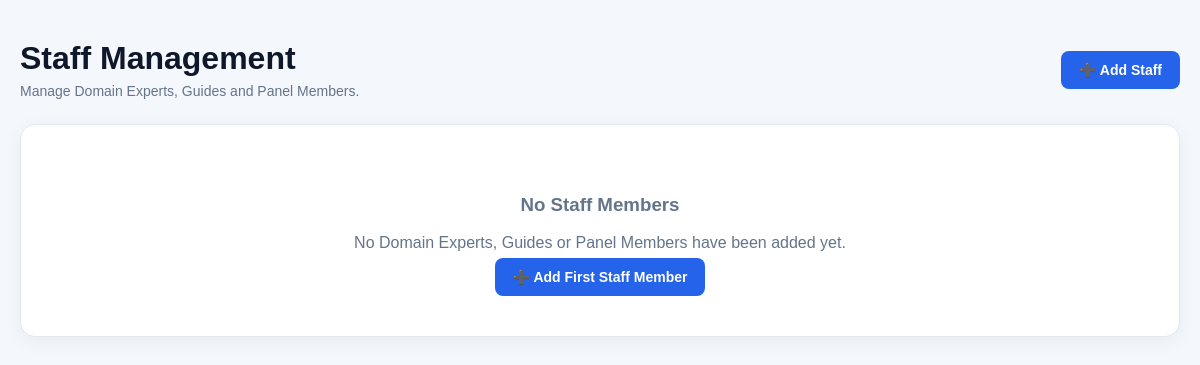
Before: /coordinator/staff/ (signed in) with the older database file.
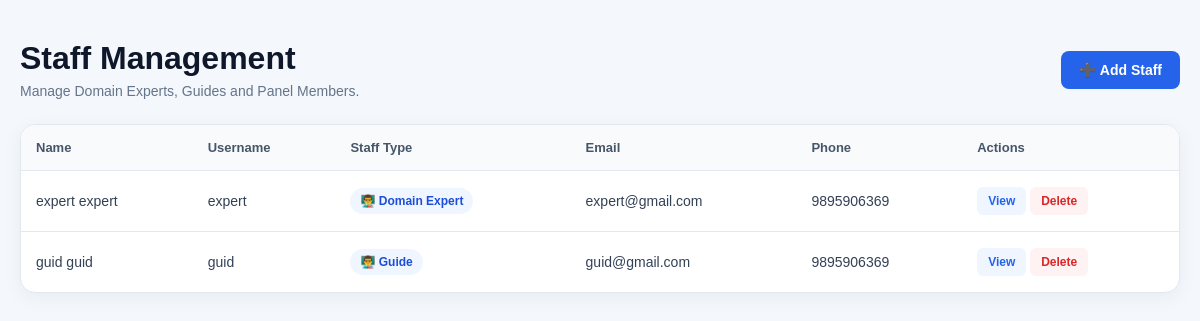
After: the same page with the newer database file.
### accounts/models.py (models this page shows, shortened)
class User(AbstractUser):
    ROLE_CHOICES = [
        ("STUDENT", "Student"),
        ("COORDINATOR", "Coordinator"),
        ("EXPERT", "Domain Expert"),
        ("GUIDE", "Guide"),
        ("PANEL", "Panel Member"),
    ]
    role = models.CharField(
        max_length=20,
        choices=ROLE_CHOICES,
        default="STUDENT"
    )
    phone = models.CharField(
        max_length=15,
        blank=True,
        null=True
    )
    roll_number = models.CharField(
        max_length=50,
        blank=True,
        null=True
    )
    department = models.CharField(
        max_length=100,
        blank=True,
        null=True
    )
    semester = models.CharField(
        max_length=20,
        blank=True,
        null=True
    )
    batch = models.CharField(
        max_length=20,
        blank=True,
        null=True
    )

### coordinator/views.py (the view, shortened to what this page needs)
    @login_required
    def wrapper(request, *args, **kwargs):
        if request.user.is_superuser:
            return view_func(request, *args, **kwargs)

### coordinator/views.py (called while the page is built, shortened)
def coordinator_required(view_func):
    @login_required
    def wrapper(request, *args, **kwargs):
        if request.user.is_superuser:
            return view_func(request, *args, **kwargs)
    return wrapper

@coordinator_required
def staff(request):
    staff_list = User.objects.filter(
        role__in=[
            "EXPERT",
            "GUIDE",
            "PANEL"
        ]
    ).order_by(
        "role",
        "first_name",
        "last_name",
        "username"
    )
    return render(
        request,
        "coordinator/staff.html",
        {
            "staff": staff_list
        }
    )

### templates/coordinator/staff.html (shortened to what this page needs)
{% extends "base.html" %}
{% block content %}
<div class="staff-list-container">
    <div class="page-header">
        <div>
            <h1>
                Staff Management
            </h1>
            <p>
                Manage Domain Experts, Guides and Panel Members.
            </p>
        </div>
        <a
            href="{% url 'coordinator:add_staff' %}"
            class="add-button"
        >
            ➕ Add Staff
        </a>
    </div>
    <div class="table-card">
        {% if staff %}
        <table class="staff-table">
            <thead>
                <tr>
                    <th>
                        Name
                    </th>
                    <th>
                        Username
                    </th>
                    <th>
                        Staff Type
                    </th>
                    <th>
                        Email
                    </th>
                    <th>
                        Phone
                    </th>
                    <th>
                        Actions
                    </th>
                </tr>
            </thead>
            <tbody>
                {% for member in staff %}
                <tr>
                    <td>
                        {{ member.get_full_name|default:member.username }}
                    </td>
                    <td>
                        {{ member.username }}
                    </td>
                    <td>
                        {% if member.role == "EXPERT" %}
                            <span class="role-badge">
                                👨‍🏫 Domain Expert
                            </span>
                        {% elif member.role == "GUIDE" %}
                            <span class="role-badge">
                                👨‍🏫 Guide
                            </span>
                        {% elif member.role == "PANEL" %}
                            <span class="role-badge">
                                👥 Panel Member
                            </span>
                        {% endif %}
                    </td>
                    <td>
                        {{ member.email|default:"-" }}
                    </td>
                    <td>
                        {{ member.phone|default:"-" }}
                    </td>
                    <td>
                        <a
                            href="{% url 'coordinator:staff_detail' member.id %}"
                            class="action-button view-button"
                        >
                            View
                        </a>
                        <form
                            method="POST"
                            action="{% url 'coordinator:delete_staff' member.id %}"
                            style="display:inline;"
                        >
                            <button
                                type="submit"
                                class="action-button delete-button"
                                onclick="return confirm('Are you sure you want to delete this staff account?');"
                            >
                                Delete
                            </button>
                        </form>
                    </td>
                </tr>
                {% endfor %}
            </tbody>
        </table>
        {% else %}
        <div class="empty-box">
            <h3>
                No Staff Members
            </h3>
            <p>
                No Domain Experts, Guides or Panel Members
                have been added yet.
            </p>
            <a
                href="{% url 'coordinator:add_staff' %}"
                class="add-button"
            >
                ➕ Add First Staff Member
            </a>
        </div>
        {% endif %}
    </div>
</div>
{% endblock %}

Changed rows visible on the page:
added User: get_full_name "expert expert", username "expert", role "👨‍🏫 Domain Expert", email "expert@gmail.com", phone "9895906369"
added User: get_full_name "guid guid", username "guid", role "👨‍🏫 Guide", email "guid@gmail.com", phone "9895906369"
Other visible differences:
text no longer shown: "No Staff Members No Domain Experts, Guides or Panel Members have been added yet. ➕ Add First Staff Member"
text now shown: "Name Username Staff Type Email Phone Actions"
